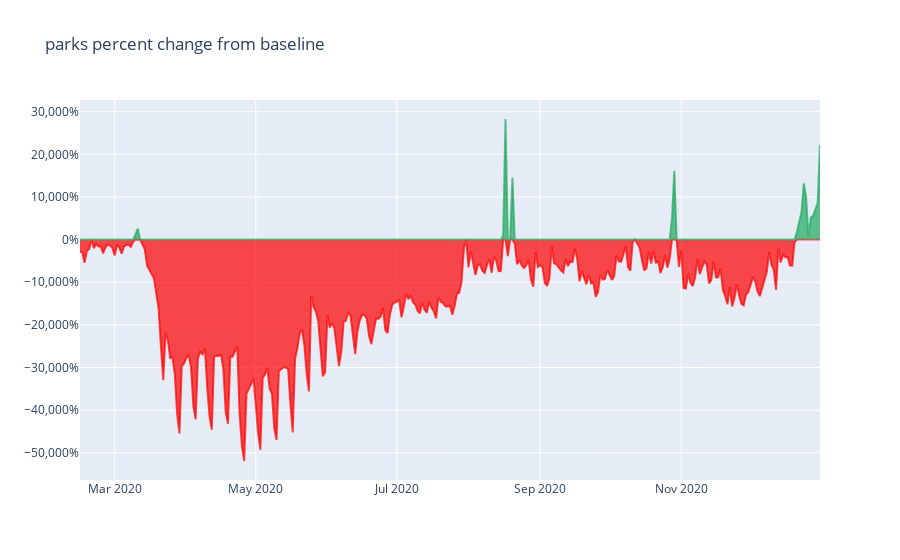

The notebook cell this image was saved under:
### Code cell
plot_this(df_mobility,'parks_percent_change_from_baseline')

### Figure 1 — Plotly figure (JSON) as saved in the notebook; plotly's stock layout.template omitted (floating-point values rounded to 4 significant figures; data arrays with more than 128 entries replaced by an {"elided": "..."} marker saying what was removed)
{"data": [{"fill": "tozeroy", "fillcolor": "rgba(255, 0, 0,0.7)", "line": {"color": "rgba(255,0,0,0.7)"}, "type": "scatter", "x": {"elided": "321 str values"}, "y": {"elided": "321 float values"}}, {"fill": "tozeroy", "fillcolor": "rgba(33, 168, 96,0.7)", "line": {"color": "rgba(33,168,96,0.7)"}, "type": "scatter", "x": {"elided": "321 str values"}, "y": {"elided": "321 float values"}}], "layout": {"showlegend": false, "title": {"text": "parks percent change from baseline"}, "yaxis": {"tickformat": ",.0%"}}}
